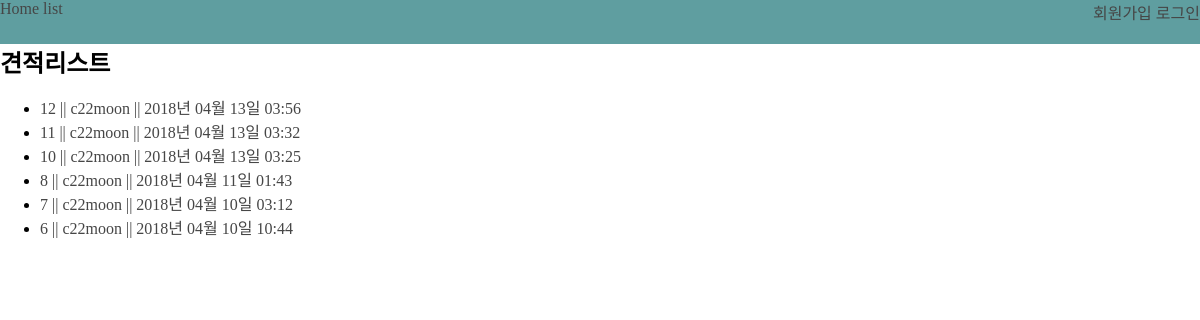
The page /custom/ on the database as committed earlier.
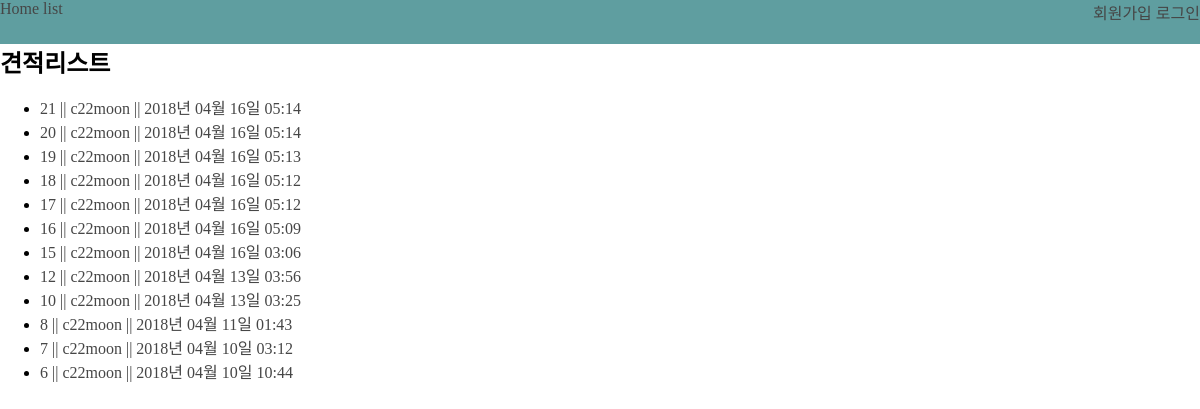
The same page on the database as committed later.
### custom/models.py (models this page shows, shortened)
class Custom(models.Model):
    user = models.ForeignKey('auth.User')
    create_date = models.DateTimeField(auto_now_add=True)
    cpu = models.ForeignKey(Hardware,null=True,blank=True,related_name='cpu')
    board = models.ForeignKey(Hardware, null=True, blank=True,related_name='board')
    ram = models.ForeignKey(Hardware, null=True, blank=True,related_name='ram')
    vga = models.ForeignKey(Hardware, null=True, blank=True,related_name='vga')
    power = models.ForeignKey(Hardware, null=True, blank=True,related_name='power')
    hdd = models.ForeignKey(Hardware, null=True, blank=True,related_name='hdd')
    ssd = models.ForeignKey(Hardware, null=True, blank=True,related_name='ssd')
    odd = models.ForeignKey(Hardware, null=True, blank=True, related_name='odd')
    text = models.TextField(blank=True,null=True)
    class Meta:
        ordering = ['-create_date']

### custom/views.py (the view)
# urls.py: url(r'^custom/$', CustomListView.as_view(), name='custom_list'),
class CustomListView(ListView):
    model = Custom
    template_name = 'custom/custom_list.html'

### custom/templates/custom/custom_list.html
{% extends 'base.html'%}
{% block title %}견적리스트{% endblock %}
{% block content %}
<ul>
{% for obj in object_list %}
    <li><a href="{% url 'custom:custom_detail' pk=obj.pk %}">{{ obj.id }} || {{ obj.user }} || {{ obj.create_date|date:'Y년 m월 d일 h:i' }}</a></li>
{% endfor %}
</ul>
{% endblock %}

### templates/base.html (shortened to what this page needs)
{% load staticfiles %}
<!DOCTYPE html>
<html lang="en">
<head>
    <link rel="stylesheet" href="{% static 'css/base.css' %}">
</head>
<body>
    <header>
        <nav class="clearfix">
            <div class="headnav_left">
                <ul>
                    <li><a href="/">Home</a></li>
                    <li><a href="{% url 'custom:custom_list' %}">list</a></li>
                </ul>
            </div>
            <div class="headnav_right">
                <ul>
                    {% if user.is_authenticated %}
                    <li><a href="#">로그아웃</a></li>
                    {% else %}
                    <li><a href="#">회원가입</a></li>
                    <li><a href="#">로그인</a></li>
                    {% endif %}
                </ul>
            </div>
        </nav>
    </header>
    <div class="base_logo_area">
        <section>
            <h1>{% block title %}{% endblock %}</h1>
        </section>
    </div>
    <div class="content_area">
        {% block content %}
        {% endblock %}
    </div>
</body>
</html>

### static/css/base.css (style rules this page uses)
article,aside,details,figcaption,figure, footer,header,main,nav,section { display:block; }
* { box-sizing: border-box; }
body { margin: 0; font-size: 1em; }
a { color: #464646; text-decoration: none; }
nav ul { margin: 0; padding: 0; list-style: none; }
h1, h2, h3, h4, h5, h6 { margin: 0; }
.clearfix { *zoom:1; }
.clearfix:after { content: ""; display: block; clear: both; }
header { background: cadetblue; padding: 0 0 20px; }
header nav div.headnav_left { float: left; }
header nav div.headnav_left li { display: inline-block; }
header nav div.headnav_right { float: right; }
header nav div.headnav_right li { display: inline-block; }

Rows that differ between the two databases and show on the page:
removed Custom: id "11", user "c22moon", create_date "2018년 04월 13일 03:32"
added Custom: id "21", user "c22moon", create_date "2018년 04월 16일 05:14"
added Custom: id "20", user "c22moon", create_date "2018년 04월 16일 05:14"
added Custom: id "19", user "c22moon", create_date "2018년 04월 16일 05:13"
added Custom: id "18", user "c22moon", create_date "2018년 04월 16일 05:12"
added Custom: id "17", user "c22moon", create_date "2018년 04월 16일 05:12"
added Custom: id "16", user "c22moon", create_date "2018년 04월 16일 05:09"
added Custom: id "15", user "c22moon", create_date "2018년 04월 16일 03:06"
